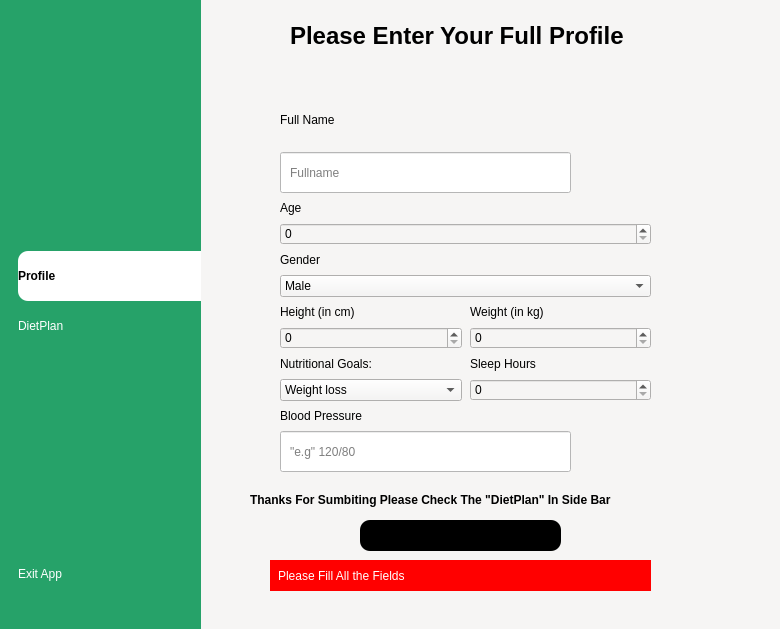
<?xml version="1.0" encoding="UTF-8"?>
<ui version="4.0">
 <class>AppScreen</class>
 <widget class="QMainWindow" name="AppScreen">
  <property name="geometry">
   <rect>
    <x>0</x>
    <y>0</y>
    <width>780</width>
    <height>629</height>
   </rect>
  </property>
  <property name="minimumSize">
   <size>
    <width>0</width>
    <height>629</height>
   </size>
  </property>
  <property name="maximumSize">
   <size>
    <width>972</width>
    <height>629</height>
   </size>
  </property>
  <property name="windowTitle">
   <string>SmartNutri</string>
  </property>
  <property name="windowIcon">
   <iconset resource="resources.qrc">
    <normaloff>:/Icons/Icons/PopinIcon.png</normaloff>:/Icons/Icons/PopinIcon.png</iconset>
  </property>
  <widget class="QWidget" name="centralwidget">
   <property name="minimumSize">
    <size>
     <width>0</width>
     <height>0</height>
    </size>
   </property>
   <property name="maximumSize">
    <size>
     <width>972</width>
     <height>16777215</height>
    </size>
   </property>
   <property name="styleSheet">
    <string notr="true">background-color: rgb(246, 245, 244);</string>
   </property>
   <widget class="QWidget" name="PopOutWidget" native="true">
    <property name="geometry">
     <rect>
      <x>0</x>
      <y>0</y>
      <width>201</width>
      <height>631</height>
     </rect>
    </property>
    <property name="minimumSize">
     <size>
      <width>201</width>
      <height>631</height>
     </size>
    </property>
    <property name="maximumSize">
     <size>
      <width>201</width>
      <height>631</height>
     </size>
    </property>
    <property name="styleSheet">
     <string notr="true">QWidget
{
	background-color: rgb(38, 162, 105);
}
QPushButton
{
 height : 50px;
  color : white;
  text-align : left;
  border : none;
  border-top-left-radius : 10px;
  border-bottom-left-radius : 10px;

}
QPushButton:checked
{
	background-color: white;
    color : black;
    font-weight: bold;
    
}
QPushButton:hover
{
    color : black;
    
}</string>
    </property>
    <layout class="QGridLayout" name="gridLayout_2">
     <property name="leftMargin">
      <number>18</number>
     </property>
     <property name="topMargin">
      <number>40</number>
     </property>
     <property name="rightMargin">
      <number>0</number>
     </property>
     <property name="verticalSpacing">
      <number>40</number>
     </property>
     <item row="0" column="0" rowspan="2" colspan="2">
      <layout class="QVBoxLayout" name="verticalLayout_7">
       <item>
        <layout class="QVBoxLayout" name="verticalLayout_6">
         <property name="spacing">
          <number>50</number>
         </property>
         <item>
          <widget class="QLabel" name="Logo">
           <property name="minimumSize">
            <size>
             <width>161</width>
             <height>161</height>
            </size>
           </property>
           <property name="maximumSize">
            <size>
             <width>161</width>
             <height>161</height>
            </size>
           </property>
           <property name="text">
            <string/>
           </property>
           <property name="pixmap">
            <pixmap resource="resources.qrc">:/Icons/Icons/WhiteIcon.png</pixmap>
           </property>
           <property name="scaledContents">
            <bool>true</bool>
           </property>
          </widget>
         </item>
         <item>
          <layout class="QVBoxLayout" name="verticalLayout_2">
           <property name="spacing">
            <number>0</number>
           </property>
           <item>
            <widget class="QPushButton" name="PopOutProfilePushButton">
             <property name="styleSheet">
              <string notr="true">border : none;</string>
             </property>
             <property name="text">
              <string>Profile</string>
             </property>
             <property name="icon">
              <iconset resource="resources.qrc">
               <normaloff>:/Icons/Icons/UserBefore.png</normaloff>
               <normalon>:/Icons/Icons/UserAfter.png</normalon>:/Icons/Icons/UserBefore.png</iconset>
             </property>
             <property name="iconSize">
              <size>
               <width>20</width>
               <height>20</height>
              </size>
             </property>
             <property name="checkable">
              <bool>true</bool>
             </property>
             <property name="checked">
              <bool>true</bool>
             </property>
             <property name="autoExclusive">
              <bool>true</bool>
             </property>
            </widget>
           </item>
           <item>
            <widget class="QPushButton" name="PopOutDietPlanPushButton">
             <property name="text">
              <string>DietPlan</string>
             </property>
             <property name="icon">
              <iconset resource="resources.qrc">
               <normaloff>:/Icons/Icons/cowbell(1).png</normaloff>
               <normalon>:/Icons/Icons/cowbell.png</normalon>:/Icons/Icons/cowbell(1).png</iconset>
             </property>
             <property name="iconSize">
              <size>
               <width>20</width>
               <height>20</height>
              </size>
             </property>
             <property name="checkable">
              <bool>true</bool>
             </property>
             <property name="autoExclusive">
              <bool>true</bool>
             </property>
            </widget>
           </item>
           <item>
            <spacer name="verticalSpacer_2">
             <property name="orientation">
              <enum>Qt::Orientation::Vertical</enum>
             </property>
             <property name="sizeHint" stdset="0">
              <size>
               <width>20</width>
               <height>40</height>
              </size>
             </property>
            </spacer>
           </item>
           <item>
            <spacer name="verticalSpacer_4">
             <property name="orientation">
              <enum>Qt::Orientation::Vertical</enum>
             </property>
             <property name="sizeHint" stdset="0">
              <size>
               <width>20</width>
               <height>40</height>
              </size>
             </property>
            </spacer>
           </item>
           <item>
            <spacer name="verticalSpacer_5">
             <property name="orientation">
              <enum>Qt::Orientation::Vertical</enum>
             </property>
             <property name="sizeHint" stdset="0">
              <size>
               <width>20</width>
               <height>40</height>
              </size>
             </property>
            </spacer>
           </item>
           <item>
            <spacer name="verticalSpacer_19">
             <property name="orientation">
              <enum>Qt::Orientation::Vertical</enum>
             </property>
             <property name="sizeHint" stdset="0">
              <size>
               <width>20</width>
               <height>40</height>
              </size>
             </property>
            </spacer>
           </item>
           <item>
            <spacer name="verticalSpacer_20">
             <property name="orientation">
              <enum>Qt::Orientation::Vertical</enum>
             </property>
             <property name="sizeHint" stdset="0">
              <size>
               <width>20</width>
               <height>40</height>
              </size>
             </property>
            </spacer>
           </item>
           <item>
            <widget class="QPushButton" name="PopOutSignOutPushButton">
             <property name="styleSheet">
              <string notr="true"> QPushButton
{height : 30px;
  color : white;
  text-align : left;
  border : none;
}
QPushButton:checked
{
	background-color: white;
    color : black;
    font-weight: bold;
    
}
QPushButton:hover
{
    color : black;
    
}</string>
             </property>
             <property name="text">
              <string>Exit App</string>
             </property>
             <property name="icon">
              <iconset resource="resources.qrc">
               <normaloff>:/Icons/Icons/7124045_logout_icon(1).png</normaloff>
               <normalon>:/Icons/Icons/7124045_logout_icon(2).png</normalon>:/Icons/Icons/7124045_logout_icon(1).png</iconset>
             </property>
             <property name="iconSize">
              <size>
               <width>30</width>
               <height>30</height>
              </size>
             </property>
             <property name="checkable">
              <bool>true</bool>
             </property>
             <property name="autoExclusive">
              <bool>true</bool>
             </property>
            </widget>
           </item>
           <item>
            <spacer name="verticalSpacer_3">
             <property name="orientation">
              <enum>Qt::Orientation::Vertical</enum>
             </property>
             <property name="sizeHint" stdset="0">
              <size>
               <width>20</width>
               <height>40</height>
              </size>
             </property>
            </spacer>
           </item>
          </layout>
         </item>
        </layout>
       </item>
      </layout>
     </item>
    </layout>
   </widget>
   <widget class="QStackedWidget" name="stackedWidget">
    <property name="geometry">
     <rect>
      <x>210</x>
      <y>0</y>
      <width>561</width>
      <height>621</height>
     </rect>
    </property>
    <property name="styleSheet">
     <string notr="true">QLabel
{
color : black;
}</string>
    </property>
    <widget class="QWidget" name="ProfileInfo">
     <widget class="QPushButton" name="SumbitButton">
      <property name="geometry">
       <rect>
        <x>150</x>
        <y>520</y>
        <width>201</width>
        <height>31</height>
       </rect>
      </property>
      <property name="styleSheet">
       <string notr="true">QPushButton
{
border-radius:10px;
background-color: rgb(0, 0, 0);
font-weight: bold;
}
QPushButton:hover
{
 
	color: rgb(119, 118, 123);
}
QPushButton:checked
{
    font-weight: bold;
}


</string>
      </property>
      <property name="text">
       <string>Sumbit</string>
      </property>
      <property name="checkable">
       <bool>true</bool>
      </property>
     </widget>
     <widget class="QLabel" name="ProfileWidget">
      <property name="geometry">
       <rect>
        <x>80</x>
        <y>0</y>
        <width>371</width>
        <height>71</height>
       </rect>
      </property>
      <property name="font">
       <font>
        <pointsize>18</pointsize>
        <bold>true</bold>
       </font>
      </property>
      <property name="styleSheet">
       <string notr="true">color : black;</string>
      </property>
      <property name="text">
       <string>Please Enter Your Full Profile</string>
      </property>
     </widget>
     <widget class="QWidget" name="layoutWidget">
      <property name="geometry">
       <rect>
        <x>70</x>
        <y>90</y>
        <width>371</width>
        <height>382</height>
       </rect>
      </property>
      <layout class="QVBoxLayout" name="verticalLayout_18">
       <property name="spacing">
        <number>8</number>
       </property>
       <item>
        <layout class="QVBoxLayout" name="verticalLayout">
         <property name="spacing">
          <number>2</number>
         </property>
         <item>
          <widget class="QLabel" name="FullNameLabel">
           <property name="styleSheet">
            <string notr="true">color : black;</string>
           </property>
           <property name="text">
            <string>Full Name</string>
           </property>
          </widget>
         </item>
         <item>
          <widget class="QLineEdit" name="FullName_LineEdit">
           <property name="minimumSize">
            <size>
             <width>291</width>
             <height>41</height>
            </size>
           </property>
           <property name="maximumSize">
            <size>
             <width>291</width>
             <height>41</height>
            </size>
           </property>
           <property name="styleSheet">
            <string notr="true">background-color: rgb(255, 255, 255);
padding : 7px;
color : black;</string>
           </property>
           <property name="placeholderText">
            <string>Fullname</string>
           </property>
          </widget>
         </item>
        </layout>
       </item>
       <item>
        <layout class="QVBoxLayout" name="verticalLayout_17">
         <item>
          <layout class="QVBoxLayout" name="verticalLayout_5">
           <item>
            <widget class="QLabel" name="AgeLabel">
             <property name="styleSheet">
              <string notr="true">color : black;</string>
             </property>
             <property name="text">
              <string>Age</string>
             </property>
            </widget>
           </item>
           <item>
            <widget class="QSpinBox" name="AgeSpinBox">
             <property name="styleSheet">
              <string notr="true">color : black;</string>
             </property>
            </widget>
           </item>
          </layout>
         </item>
         <item>
          <layout class="QVBoxLayout" name="verticalLayout_16">
           <item>
            <layout class="QVBoxLayout" name="verticalLayout_8">
             <item>
              <widget class="QLabel" name="GenderLabel">
               <property name="styleSheet">
                <string notr="true">color : black;</string>
               </property>
               <property name="text">
                <string>Gender</string>
               </property>
              </widget>
             </item>
             <item>
              <widget class="QComboBox" name="GenderComboBox">
               <property name="styleSheet">
                <string notr="true">color : black;
</string>
               </property>
               <item>
                <property name="text">
                 <string>Male</string>
                </property>
               </item>
               <item>
                <property name="text">
                 <string>Female</string>
                </property>
               </item>
              </widget>
             </item>
            </layout>
           </item>
           <item>
            <layout class="QVBoxLayout" name="verticalLayout_15">
             <item>
              <layout class="QHBoxLayout" name="horizontalLayout_2">
               <item>
                <layout class="QVBoxLayout" name="verticalLayout_9">
                 <item>
                  <widget class="QLabel" name="HeightLabel">
                   <property name="styleSheet">
                    <string notr="true">color : black;</string>
                   </property>
                   <property name="text">
                    <string>Height (in cm)</string>
                   </property>
                  </widget>
                 </item>
                 <item>
                  <widget class="QSpinBox" name="HeightSpinBox">
                   <property name="styleSheet">
                    <string notr="true">color : black;</string>
                   </property>
                   <property name="maximum">
                    <number>250</number>
                   </property>
                  </widget>
                 </item>
                </layout>
               </item>
               <item>
                <layout class="QVBoxLayout" name="verticalLayout_10">
                 <item>
                  <widget class="QLabel" name="WeightLabel">
                   <property name="styleSheet">
                    <string notr="true">color : black;</string>
                   </property>
                   <property name="text">
                    <string>Weight (in kg)</string>
                   </property>
                  </widget>
                 </item>
                 <item>
                  <widget class="QSpinBox" name="WeightSpinBox">
                   <property name="styleSheet">
                    <string notr="true">color : black;</string>
                   </property>
                   <property name="maximum">
                    <number>200</number>
                   </property>
                  </widget>
                 </item>
                </layout>
               </item>
              </layout>
             </item>
             <item>
              <layout class="QVBoxLayout" name="verticalLayout_14">
               <item>
                <layout class="QHBoxLayout" name="horizontalLayout">
                 <item>
                  <layout class="QVBoxLayout" name="verticalLayout_13">
                   <item>
                    <widget class="QLabel" name="label_11">
                     <property name="styleSheet">
                      <string notr="true">color : black;</string>
                     </property>
                     <property name="text">
                      <string>Nutritional Goals:</string>
                     </property>
                    </widget>
                   </item>
                   <item>
                    <widget class="QComboBox" name="NutritionGoalsCombobox">
                     <property name="styleSheet">
                      <string notr="true">color : black;
</string>
                     </property>
                     <item>
                      <property name="text">
                       <string>Weight loss</string>
                      </property>
                     </item>
                     <item>
                      <property name="text">
                       <string>Weight gain</string>
                      </property>
                     </item>
                     <item>
                      <property name="text">
                       <string>Muscle building</string>
                      </property>
                     </item>
                    </widget>
                   </item>
                  </layout>
                 </item>
                 <item>
                  <layout class="QVBoxLayout" name="verticalLayout_12">
                   <item>
                    <widget class="QLabel" name="HeightDoubleSpinBox_2">
                     <property name="styleSheet">
                      <string notr="true">color : black;</string>
                     </property>
                     <property name="text">
                      <string>Sleep Hours</string>
                     </property>
                    </widget>
                   </item>
                   <item>
                    <widget class="QSpinBox" name="SleepSpinBox">
                     <property name="styleSheet">
                      <string notr="true">color : black;</string>
                     </property>
                     <property name="maximum">
                      <number>15</number>
                     </property>
                    </widget>
                   </item>
                  </layout>
                 </item>
                </layout>
               </item>
               <item>
                <layout class="QVBoxLayout" name="verticalLayout_11">
                 <item>
                  <widget class="QLabel" name="BloodPressureLabel">
                   <property name="styleSheet">
                    <string notr="true">color : black;</string>
                   </property>
                   <property name="text">
                    <string>Blood Pressure</string>
                   </property>
                  </widget>
                 </item>
                 <item>
                  <widget class="QLineEdit" name="BloodPressureLineEdit">
                   <property name="minimumSize">
                    <size>
                     <width>291</width>
                     <height>41</height>
                    </size>
                   </property>
                   <property name="maximumSize">
                    <size>
                     <width>291</width>
                     <height>41</height>
                    </size>
                   </property>
                   <property name="styleSheet">
                    <string notr="true">background-color: rgb(255, 255, 255);
padding : 7px;
color : black;</string>
                   </property>
                   <property name="placeholderText">
                    <string>&quot;e.g&quot; 120/80</string>
                   </property>
                  </widget>
                 </item>
                </layout>
               </item>
              </layout>
             </item>
            </layout>
           </item>
          </layout>
         </item>
        </layout>
       </item>
      </layout>
     </widget>
     <widget class="QLabel" name="Error_Label">
      <property name="enabled">
       <bool>false</bool>
      </property>
      <property name="geometry">
       <rect>
        <x>60</x>
        <y>560</y>
        <width>381</width>
        <height>31</height>
       </rect>
      </property>
      <property name="minimumSize">
       <size>
        <width>381</width>
        <height>31</height>
       </size>
      </property>
      <property name="maximumSize">
       <size>
        <width>381</width>
        <height>31</height>
       </size>
      </property>
      <property name="font">
       <font>
        <italic>false</italic>
        <bold>false</bold>
        <underline>false</underline>
        <strikeout>false</strikeout>
       </font>
      </property>
      <property name="styleSheet">
       <string notr="true">color : white;
background-color: rgb(255, 0, 0);
padding : 5px;
</string>
      </property>
      <property name="inputMethodHints">
       <set>Qt::InputMethodHint::ImhNone</set>
      </property>
      <property name="text">
       <string>Please Fill All the Fields</string>
      </property>
     </widget>
     <widget class="QLabel" name="SucessLabel">
      <property name="geometry">
       <rect>
        <x>40</x>
        <y>490</y>
        <width>451</width>
        <height>20</height>
       </rect>
      </property>
      <property name="font">
       <font>
        <bold>true</bold>
       </font>
      </property>
      <property name="styleSheet">
       <string notr="true">color : black;</string>
      </property>
      <property name="text">
       <string>Thanks For Sumbiting Please Check The &quot;DietPlan&quot; In Side Bar</string>
      </property>
     </widget>
    </widget>
    <widget class="QWidget" name="DietPlusFeedBack">
     <widget class="QLabel" name="DayOneLabel">
      <property name="geometry">
       <rect>
        <x>1</x>
        <y>1</y>
        <width>54</width>
        <height>18</height>
       </rect>
      </property>
      <property name="font">
       <font>
        <pointsize>12</pointsize>
        <bold>true</bold>
       </font>
      </property>
      <property name="text">
       <string>Day 1 : </string>
      </property>
     </widget>
     <widget class="QLabel" name="DayTwoLabel">
      <property name="geometry">
       <rect>
        <x>1</x>
        <y>81</y>
        <width>50</width>
        <height>18</height>
       </rect>
      </property>
      <property name="font">
       <font>
        <pointsize>12</pointsize>
        <bold>true</bold>
       </font>
      </property>
      <property name="text">
       <string>Day 2 :</string>
      </property>
     </widget>
     <widget class="QLabel" name="DayThreeLabel">
      <property name="geometry">
       <rect>
        <x>1</x>
        <y>161</y>
        <width>54</width>
        <height>18</height>
       </rect>
      </property>
      <property name="font">
       <font>
        <pointsize>12</pointsize>
        <bold>true</bold>
       </font>
      </property>
      <property name="text">
       <string>Day 3 : </string>
      </property>
     </widget>
     <widget class="QLabel" name="DayFourLabel">
      <property name="geometry">
       <rect>
        <x>1</x>
        <y>241</y>
        <width>50</width>
        <height>18</height>
       </rect>
      </property>
      <property name="font">
       <font>
        <pointsize>12</pointsize>
        <bold>true</bold>
       </font>
      </property>
      <property name="text">
       <string>Day 4 :</string>
      </property>
     </widget>
     <widget class="QLabel" name="DayFiveLabel">
      <property name="geometry">
       <rect>
        <x>2</x>
        <y>322</y>
        <width>54</width>
        <height>18</height>
       </rect>
      </property>
      <property name="font">
       <font>
        <pointsize>12</pointsize>
        <bold>true</bold>
       </font>
      </property>
      <property name="text">
       <string>Day 5 : </string>
      </property>
     </widget>
     <widget class="QLabel" name="DaySixLabel">
      <property name="geometry">
       <rect>
        <x>3</x>
        <y>406</y>
        <width>50</width>
        <height>18</height>
       </rect>
      </property>
      <property name="font">
       <font>
        <pointsize>12</pointsize>
        <bold>true</bold>
       </font>
      </property>
      <property name="text">
       <string>Day 6 :</string>
      </property>
     </widget>
     <widget class="QLabel" name="DaySevenLabel">
      <property name="geometry">
       <rect>
        <x>3</x>
        <y>489</y>
        <width>50</width>
        <height>18</height>
       </rect>
      </property>
      <property name="font">
       <font>
        <pointsize>12</pointsize>
        <bold>true</bold>
       </font>
      </property>
      <property name="text">
       <string>Day 7 :</string>
      </property>
     </widget>
     <widget class="QLabel" name="DayOneDiet">
      <property name="geometry">
       <rect>
        <x>1</x>
        <y>25</y>
        <width>511</width>
        <height>51</height>
       </rect>
      </property>
      <property name="minimumSize">
       <size>
        <width>0</width>
        <height>0</height>
       </size>
      </property>
      <property name="maximumSize">
       <size>
        <width>511</width>
        <height>51</height>
       </size>
      </property>
      <property name="font">
       <font>
        <pointsize>8</pointsize>
       </font>
      </property>
      <property name="styleSheet">
       <string notr="true">background-color: rgb(248, 228, 92);</string>
      </property>
      <property name="text">
       <string/>
      </property>
      <property name="alignment">
       <set>Qt::AlignmentFlag::AlignBottom|Qt::AlignmentFlag::AlignLeading|Qt::AlignmentFlag::AlignLeft</set>
      </property>
     </widget>
     <widget class="QLabel" name="DayTwoDiet">
      <property name="geometry">
       <rect>
        <x>1</x>
        <y>105</y>
        <width>511</width>
        <height>51</height>
       </rect>
      </property>
      <property name="minimumSize">
       <size>
        <width>511</width>
        <height>51</height>
       </size>
      </property>
      <property name="maximumSize">
       <size>
        <width>511</width>
        <height>51</height>
       </size>
      </property>
      <property name="font">
       <font>
        <pointsize>8</pointsize>
       </font>
      </property>
      <property name="styleSheet">
       <string notr="true">background-color: rgb(248, 228, 92);</string>
      </property>
      <property name="text">
       <string/>
      </property>
     </widget>
     <widget class="QLabel" name="DayThreeDiet">
      <property name="geometry">
       <rect>
        <x>1</x>
        <y>185</y>
        <width>511</width>
        <height>51</height>
       </rect>
      </property>
      <property name="minimumSize">
       <size>
        <width>511</width>
        <height>51</height>
       </size>
      </property>
      <property name="maximumSize">
       <size>
        <width>511</width>
        <height>51</height>
       </size>
      </property>
      <property name="font">
       <font>
        <pointsize>8</pointsize>
       </font>
      </property>
      <property name="styleSheet">
       <string notr="true">background-color: rgb(248, 228, 92);</string>
      </property>
      <property name="text">
       <string/>
      </property>
     </widget>
     <widget class="QLabel" name="DayFourDiet">
      <property name="geometry">
       <rect>
        <x>1</x>
        <y>265</y>
        <width>511</width>
        <height>51</height>
       </rect>
      </property>
      <property name="minimumSize">
       <size>
        <width>511</width>
        <height>51</height>
       </size>
      </property>
      <property name="maximumSize">
       <size>
        <width>511</width>
        <height>51</height>
       </size>
      </property>
      <property name="font">
       <font>
        <pointsize>8</pointsize>
       </font>
      </property>
      <property name="styleSheet">
       <string notr="true">background-color: rgb(248, 228, 92);</string>
      </property>
      <property name="text">
       <string/>
      </property>
     </widget>
     <widget class="QLabel" name="DayFiveDiet">
      <property name="geometry">
       <rect>
        <x>2</x>
        <y>346</y>
        <width>511</width>
        <height>51</height>
       </rect>
      </property>
      <property name="minimumSize">
       <size>
        <width>511</width>
        <height>51</height>
       </size>
      </property>
      <property name="maximumSize">
       <size>
        <width>511</width>
        <height>51</height>
       </size>
      </property>
      <property name="font">
       <font>
        <pointsize>8</pointsize>
       </font>
      </property>
      <property name="styleSheet">
       <string notr="true">background-color: rgb(248, 228, 92);</string>
      </property>
      <property name="text">
       <string/>
      </property>
     </widget>
     <widget class="QLabel" name="DaySixDiet">
      <property name="geometry">
       <rect>
        <x>3</x>
        <y>430</y>
        <width>511</width>
        <height>51</height>
       </rect>
      </property>
      <property name="minimumSize">
       <size>
        <width>511</width>
        <height>51</height>
       </size>
      </property>
      <property name="maximumSize">
       <size>
        <width>511</width>
        <height>51</height>
       </size>
      </property>
      <property name="font">
       <font>
        <pointsize>8</pointsize>
       </font>
      </property>
      <property name="styleSheet">
       <string notr="true">background-color: rgb(248, 228, 92);</string>
      </property>
      <property name="text">
       <string/>
      </property>
     </widget>
     <widget class="QLabel" name="DaySevenDiet">
      <property name="geometry">
       <rect>
        <x>3</x>
        <y>513</y>
        <width>511</width>
        <height>51</height>
       </rect>
      </property>
      <property name="minimumSize">
       <size>
        <width>511</width>
        <height>51</height>
       </size>
      </property>
      <property name="maximumSize">
       <size>
        <width>511</width>
        <height>51</height>
       </size>
      </property>
      <property name="font">
       <font>
        <pointsize>8</pointsize>
       </font>
      </property>
      <property name="styleSheet">
       <string notr="true">background-color: rgb(248, 228, 92);</string>
      </property>
      <property name="text">
       <string/>
      </property>
     </widget>
     <widget class="QWidget" name="layoutWidget_2">
      <property name="geometry">
       <rect>
        <x>10</x>
        <y>580</y>
        <width>321</width>
        <height>31</height>
       </rect>
      </property>
      <layout class="QHBoxLayout" name="horizontalLayout_3">
       <item>
        <widget class="QLabel" name="label">
         <property name="font">
          <font>
           <pointsize>12</pointsize>
           <bold>true</bold>
          </font>
         </property>
         <property name="styleSheet">
          <string notr="true">color : black;</string>
         </property>
         <property name="text">
          <string>Please Enter Your FeedBack</string>
         </property>
        </widget>
       </item>
       <item>
        <widget class="QSpinBox" name="FeedbackSpinBox">
         <property name="font">
          <font>
           <bold>true</bold>
           <strikeout>false</strikeout>
          </font>
         </property>
         <property name="styleSheet">
          <string notr="true">color : black;
</string>
         </property>
         <property name="maximum">
          <number>10</number>
         </property>
        </widget>
       </item>
      </layout>
     </widget>
     <widget class="QPushButton" name="FeedBackPushButton">
      <property name="geometry">
       <rect>
        <x>350</x>
        <y>580</y>
        <width>201</width>
        <height>31</height>
       </rect>
      </property>
      <property name="styleSheet">
       <string notr="true">QPushButton
{
border-radius:10px;
background-color: rgb(0, 0, 0);
font-weight: bold;
}
QPushButton:hover
{
 
	color: rgb(119, 118, 123);
}
QPushButton:checked
{
    font-weight: bold;
}


</string>
      </property>
      <property name="text">
       <string>Sumbit</string>
      </property>
      <property name="checkable">
       <bool>true</bool>
      </property>
     </widget>
    </widget>
    <widget class="QWidget" name="ThankYou"/>
   </widget>
  </widget>
 </widget>
 <resources>
  <include location="resources.qrc"/>
 </resources>
 <connections>
  <connection>
   <sender>PopOutSignOutPushButton</sender>
   <signal>clicked()</signal>
   <receiver>AppScreen</receiver>
   <slot>close()</slot>
   <hints>
    <hint type="sourcelabel">
     <x>94</x>
     <y>567</y>
    </hint>
    <hint type="destinationlabel">
     <x>97</x>
     <y>636</y>
    </hint>
   </hints>
  </connection>
 </connections>
</ui>
